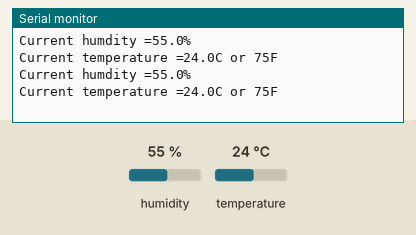
This sketch was run on a simulated Arduino Uno, built with avr-gcc and run on an emulated ATmega328P. On the bench: the last lines printed to the serial monitor. Wiring (inferred from the names in the program): DHT11 sensor: data pin 8. The test bench sets the inputs (shaded band); at power-on: humidity 55 %, temperature 24 °C.

Above: at 1.5 s.
1.6 s: humidity set to 22 %
At 2.8 s:
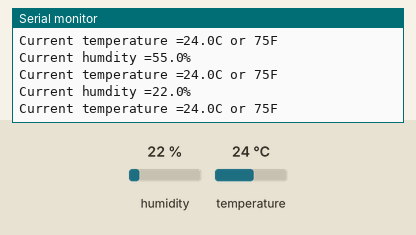
3.1 s: humidity set to 40 %
At 4.3 s:
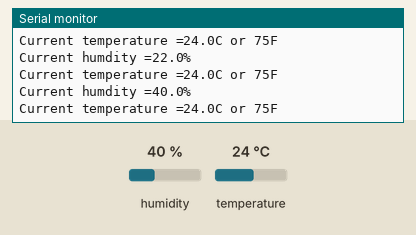
6.6 s: temperature set to 12 °C
At 7.2 s:
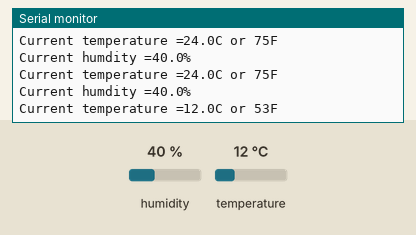
Timing chart, 0 to 9.6 s (numbered marks = the images above; inputs shaded):
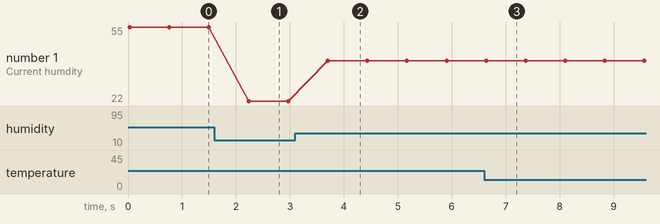

Measured:
- after the input at 1.6 s, the serial monitor: prints a new line after 0.63 s (image 1)
- after the input at 3.1 s, the serial monitor: prints a new line after 0.60 s (image 2)
- after the input at 6.6 s, the serial monitor: prints a new line after 0.06 s (image 3)
- plotted number 1: 55 → 22 after the input at 1.6 s, 22 → 40 after the input at 3.1 s

The sketch:

Temperature_and_Humidity.ino
```cpp
int DHpin = 8;
byte dat [5];
byte read_data () {
  byte data;
  for (int i = 0; i < 8; i ++) {
    if (digitalRead (DHpin) == LOW) {
      while (digitalRead (DHpin) == LOW); // wait for 50us
      delayMicroseconds (30); // determine the duration of the high level to determine the data is '0 'or '1'
      if (digitalRead (DHpin) == HIGH)
        data |= (1 << (7-i)); // high front and low in the post
      while (digitalRead (DHpin) == HIGH); // data '1 ', wait for the next one receiver
     }
  }
return data;
}

void start_test () {
  digitalWrite (DHpin, LOW); // bus down, send start signal
  delay (30); // delay greater than 18ms, so DHT11 start signal can be detected

  digitalWrite (DHpin, HIGH);
  delayMicroseconds (40); // Wait for DHT11 response

  pinMode (DHpin, INPUT);
  while (digitalRead (DHpin) == HIGH);
  delayMicroseconds (80); // DHT11 response, pulled the bus 80us
  if (digitalRead (DHpin) == LOW);
  delayMicroseconds (80); // DHT11 80us after the bus pulled to start sending data

  for (int i = 0; i < 4; i ++) // receive temperature and humidity data, the parity bit is not considered
    dat[i] = read_data ();

  pinMode (DHpin, OUTPUT);
  digitalWrite (DHpin, HIGH); // send data once after releasing the bus, wait for the host to open the next Start signal
}

int cToF () {
  int f = 1.8 * dat [2] + 32;
  return f;
}

void setup () {
  Serial.begin (9600);
  pinMode (DHpin, OUTPUT);
}

void loop () {
  start_test ();
  Serial.print ("Current humdity =");
  Serial.print (dat [0], DEC); // display the humidity-bit integer;
  Serial.print ('.');
  Serial.print (dat [1], DEC); // display the humidity decimal places;
  Serial.println ('%');
  Serial.print ("Current temperature =");
  Serial.print (dat [2], DEC); // display the temperature of integer bits;
  Serial.print ('.');
  Serial.print (dat [3], DEC); // display the temperature of decimal places;
  Serial.print ("C or ");
  Serial.print (cToF(), DEC);
  Serial.println ('F');
  delay (700);
}
```
